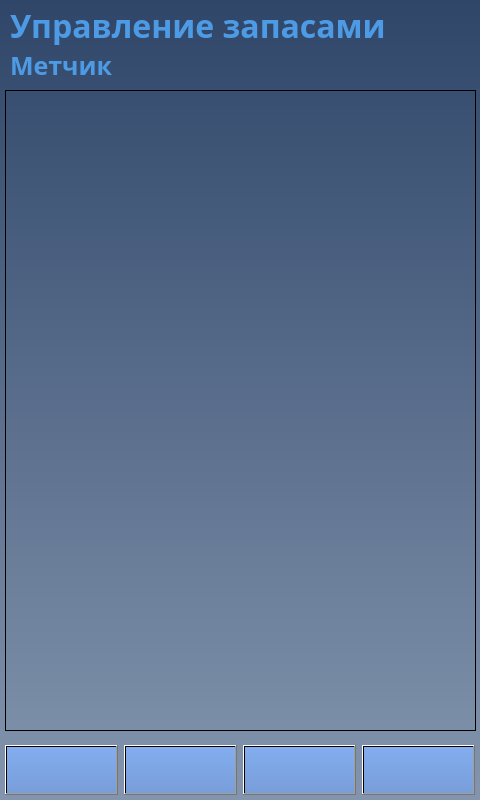
<?xml version="1.0" encoding="UTF-8"?>
<ui version="4.0">
 <class>screen_20_management_tool</class>
 <widget class="QWidget" name="screen_20_management_tool">
  <property name="geometry">
   <rect>
    <x>0</x>
    <y>0</y>
    <width>480</width>
    <height>800</height>
   </rect>
  </property>
  <property name="windowTitle">
   <string>screen_20_management_tool</string>
  </property>
  <property name="styleSheet">
   <string notr="true">background-color: qlineargradient(spread:pad, x1:0.5, y1:0, x2:0.5, y2:1, stop:0 rgba(47, 70, 105, 255), stop:1 rgba(131, 149, 174, 255));</string>
  </property>
  <widget class="QPushButton" name="btn_ok">
   <property name="geometry">
    <rect>
     <x>124</x>
     <y>745</y>
     <width>113</width>
     <height>50</height>
    </rect>
   </property>
   <property name="palette">
    <palette>
     <active>
      <colorrole role="WindowText">
       <brush brushstyle="SolidPattern">
        <color alpha="255">
         <red>0</red>
         <green>49</green>
         <blue>114</blue>
        </color>
       </brush>
      </colorrole>
      <colorrole role="Button">
       <brush brushstyle="LinearGradientPattern">
        <gradient startx="0.500000000000000" starty="0.000000000000000" endx="0.500000000000000" endy="1.000000000000000" type="LinearGradient" spread="PadSpread" coordinatemode="ObjectBoundingMode">
         <gradientstop position="0.000000000000000">
          <color alpha="255">
           <red>131</red>
           <green>173</green>
           <blue>239</blue>
          </color>
         </gradientstop>
         <gradientstop position="1.000000000000000">
          <color alpha="255">
           <red>120</red>
           <green>158</green>
           <blue>217</blue>
          </color>
         </gradientstop>
        </gradient>
       </brush>
      </colorrole>
      <colorrole role="Text">
       <brush brushstyle="SolidPattern">
        <color alpha="255">
         <red>0</red>
         <green>49</green>
         <blue>114</blue>
        </color>
       </brush>
      </colorrole>
      <colorrole role="ButtonText">
       <brush brushstyle="SolidPattern">
        <color alpha="255">
         <red>0</red>
         <green>49</green>
         <blue>114</blue>
        </color>
       </brush>
      </colorrole>
      <colorrole role="Base">
       <brush brushstyle="LinearGradientPattern">
        <gradient startx="0.500000000000000" starty="0.000000000000000" endx="0.500000000000000" endy="1.000000000000000" type="LinearGradient" spread="PadSpread" coordinatemode="ObjectBoundingMode">
         <gradientstop position="0.000000000000000">
          <color alpha="255">
           <red>131</red>
           <green>173</green>
           <blue>239</blue>
          </color>
         </gradientstop>
         <gradientstop position="1.000000000000000">
          <color alpha="255">
           <red>120</red>
           <green>158</green>
           <blue>217</blue>
          </color>
         </gradientstop>
        </gradient>
       </brush>
      </colorrole>
      <colorrole role="Window">
       <brush brushstyle="LinearGradientPattern">
        <gradient startx="0.500000000000000" starty="0.000000000000000" endx="0.500000000000000" endy="1.000000000000000" type="LinearGradient" spread="PadSpread" coordinatemode="ObjectBoundingMode">
         <gradientstop position="0.000000000000000">
          <color alpha="255">
           <red>131</red>
           <green>173</green>
           <blue>239</blue>
          </color>
         </gradientstop>
         <gradientstop position="1.000000000000000">
          <color alpha="255">
           <red>120</red>
           <green>158</green>
           <blue>217</blue>
          </color>
         </gradientstop>
        </gradient>
       </brush>
      </colorrole>
      <colorrole role="PlaceholderText">
       <brush brushstyle="SolidPattern">
        <color alpha="128">
         <red>0</red>
         <green>49</green>
         <blue>114</blue>
        </color>
       </brush>
      </colorrole>
     </active>
     <inactive>
      <colorrole role="WindowText">
       <brush brushstyle="SolidPattern">
        <color alpha="255">
         <red>0</red>
         <green>49</green>
         <blue>114</blue>
        </color>
       </brush>
      </colorrole>
      <colorrole role="Button">
       <brush brushstyle="LinearGradientPattern">
        <gradient startx="0.500000000000000" starty="0.000000000000000" endx="0.500000000000000" endy="1.000000000000000" type="LinearGradient" spread="PadSpread" coordinatemode="ObjectBoundingMode">
         <gradientstop position="0.000000000000000">
          <color alpha="255">
           <red>131</red>
           <green>173</green>
           <blue>239</blue>
          </color>
         </gradientstop>
         <gradientstop position="1.000000000000000">
          <color alpha="255">
           <red>120</red>
           <green>158</green>
           <blue>217</blue>
          </color>
         </gradientstop>
        </gradient>
       </brush>
      </colorrole>
      <colorrole role="Text">
       <brush brushstyle="SolidPattern">
        <color alpha="255">
         <red>0</red>
         <green>49</green>
         <blue>114</blue>
        </color>
       </brush>
      </colorrole>
      <colorrole role="ButtonText">
       <brush brushstyle="SolidPattern">
        <color alpha="255">
         <red>0</red>
         <green>49</green>
         <blue>114</blue>
        </color>
       </brush>
      </colorrole>
      <colorrole role="Base">
       <brush brushstyle="LinearGradientPattern">
        <gradient startx="0.500000000000000" starty="0.000000000000000" endx="0.500000000000000" endy="1.000000000000000" type="LinearGradient" spread="PadSpread" coordinatemode="ObjectBoundingMode">
         <gradientstop position="0.000000000000000">
          <color alpha="255">
           <red>131</red>
           <green>173</green>
           <blue>239</blue>
          </color>
         </gradientstop>
         <gradientstop position="1.000000000000000">
          <color alpha="255">
           <red>120</red>
           <green>158</green>
           <blue>217</blue>
          </color>
         </gradientstop>
        </gradient>
       </brush>
      </colorrole>
      <colorrole role="Window">
       <brush brushstyle="LinearGradientPattern">
        <gradient startx="0.500000000000000" starty="0.000000000000000" endx="0.500000000000000" endy="1.000000000000000" type="LinearGradient" spread="PadSpread" coordinatemode="ObjectBoundingMode">
         <gradientstop position="0.000000000000000">
          <color alpha="255">
           <red>131</red>
           <green>173</green>
           <blue>239</blue>
          </color>
         </gradientstop>
         <gradientstop position="1.000000000000000">
          <color alpha="255">
           <red>120</red>
           <green>158</green>
           <blue>217</blue>
          </color>
         </gradientstop>
        </gradient>
       </brush>
      </colorrole>
      <colorrole role="PlaceholderText">
       <brush brushstyle="SolidPattern">
        <color alpha="128">
         <red>0</red>
         <green>49</green>
         <blue>114</blue>
        </color>
       </brush>
      </colorrole>
     </inactive>
     <disabled>
      <colorrole role="WindowText">
       <brush brushstyle="SolidPattern">
        <color alpha="255">
         <red>0</red>
         <green>49</green>
         <blue>114</blue>
        </color>
       </brush>
      </colorrole>
      <colorrole role="Button">
       <brush brushstyle="LinearGradientPattern">
        <gradient startx="0.500000000000000" starty="0.000000000000000" endx="0.500000000000000" endy="1.000000000000000" type="LinearGradient" spread="PadSpread" coordinatemode="ObjectBoundingMode">
         <gradientstop position="0.000000000000000">
          <color alpha="255">
           <red>131</red>
           <green>173</green>
           <blue>239</blue>
          </color>
         </gradientstop>
         <gradientstop position="1.000000000000000">
          <color alpha="255">
           <red>120</red>
           <green>158</green>
           <blue>217</blue>
          </color>
         </gradientstop>
        </gradient>
       </brush>
      </colorrole>
      <colorrole role="Text">
       <brush brushstyle="SolidPattern">
        <color alpha="255">
         <red>0</red>
         <green>49</green>
         <blue>114</blue>
        </color>
       </brush>
      </colorrole>
      <colorrole role="ButtonText">
       <brush brushstyle="SolidPattern">
        <color alpha="255">
         <red>0</red>
         <green>49</green>
         <blue>114</blue>
        </color>
       </brush>
      </colorrole>
      <colorrole role="Base">
       <brush brushstyle="LinearGradientPattern">
        <gradient startx="0.500000000000000" starty="0.000000000000000" endx="0.500000000000000" endy="1.000000000000000" type="LinearGradient" spread="PadSpread" coordinatemode="ObjectBoundingMode">
         <gradientstop position="0.000000000000000">
          <color alpha="255">
           <red>131</red>
           <green>173</green>
           <blue>239</blue>
          </color>
         </gradientstop>
         <gradientstop position="1.000000000000000">
          <color alpha="255">
           <red>120</red>
           <green>158</green>
           <blue>217</blue>
          </color>
         </gradientstop>
        </gradient>
       </brush>
      </colorrole>
      <colorrole role="Window">
       <brush brushstyle="LinearGradientPattern">
        <gradient startx="0.500000000000000" starty="0.000000000000000" endx="0.500000000000000" endy="1.000000000000000" type="LinearGradient" spread="PadSpread" coordinatemode="ObjectBoundingMode">
         <gradientstop position="0.000000000000000">
          <color alpha="255">
           <red>131</red>
           <green>173</green>
           <blue>239</blue>
          </color>
         </gradientstop>
         <gradientstop position="1.000000000000000">
          <color alpha="255">
           <red>120</red>
           <green>158</green>
           <blue>217</blue>
          </color>
         </gradientstop>
        </gradient>
       </brush>
      </colorrole>
      <colorrole role="PlaceholderText">
       <brush brushstyle="SolidPattern">
        <color alpha="128">
         <red>0</red>
         <green>49</green>
         <blue>114</blue>
        </color>
       </brush>
      </colorrole>
     </disabled>
    </palette>
   </property>
   <property name="font">
    <font>
     <family>Arial Black</family>
     <pointsize>20</pointsize>
     <bold>true</bold>
    </font>
   </property>
   <property name="contextMenuPolicy">
    <enum>Qt::DefaultContextMenu</enum>
   </property>
   <property name="layoutDirection">
    <enum>Qt::LeftToRight</enum>
   </property>
   <property name="styleSheet">
    <string notr="true">background-color: qlineargradient(spread:pad, x1:0.5, y1:0, x2:0.5, y2:1, stop:0 rgba(131, 173, 239, 255), stop:1 rgba(120, 158, 217, 255));
color: rgb(0, 49, 114);</string>
   </property>
   <property name="text">
    <string/>
   </property>
   <property name="icon">
    <iconset resource="../img/resources.qrc">
     <normaloff>:/icons/ok.png</normaloff>:/icons/ok.png</iconset>
   </property>
   <property name="iconSize">
    <size>
     <width>51</width>
     <height>51</height>
    </size>
   </property>
  </widget>
  <widget class="QPushButton" name="btn_up">
   <property name="geometry">
    <rect>
     <x>5</x>
     <y>745</y>
     <width>113</width>
     <height>50</height>
    </rect>
   </property>
   <property name="palette">
    <palette>
     <active>
      <colorrole role="WindowText">
       <brush brushstyle="SolidPattern">
        <color alpha="255">
         <red>0</red>
         <green>49</green>
         <blue>114</blue>
        </color>
       </brush>
      </colorrole>
      <colorrole role="Button">
       <brush brushstyle="LinearGradientPattern">
        <gradient startx="0.500000000000000" starty="0.000000000000000" endx="0.500000000000000" endy="1.000000000000000" type="LinearGradient" spread="PadSpread" coordinatemode="ObjectBoundingMode">
         <gradientstop position="0.000000000000000">
          <color alpha="255">
           <red>131</red>
           <green>173</green>
           <blue>239</blue>
          </color>
         </gradientstop>
         <gradientstop position="1.000000000000000">
          <color alpha="255">
           <red>120</red>
           <green>158</green>
           <blue>217</blue>
          </color>
         </gradientstop>
        </gradient>
       </brush>
      </colorrole>
      <colorrole role="Text">
       <brush brushstyle="SolidPattern">
        <color alpha="255">
         <red>0</red>
         <green>49</green>
         <blue>114</blue>
        </color>
       </brush>
      </colorrole>
      <colorrole role="ButtonText">
       <brush brushstyle="SolidPattern">
        <color alpha="255">
         <red>0</red>
         <green>49</green>
         <blue>114</blue>
        </color>
       </brush>
      </colorrole>
      <colorrole role="Base">
       <brush brushstyle="LinearGradientPattern">
        <gradient startx="0.500000000000000" starty="0.000000000000000" endx="0.500000000000000" endy="1.000000000000000" type="LinearGradient" spread="PadSpread" coordinatemode="ObjectBoundingMode">
         <gradientstop position="0.000000000000000">
          <color alpha="255">
           <red>131</red>
           <green>173</green>
           <blue>239</blue>
          </color>
         </gradientstop>
         <gradientstop position="1.000000000000000">
          <color alpha="255">
           <red>120</red>
           <green>158</green>
           <blue>217</blue>
          </color>
         </gradientstop>
        </gradient>
       </brush>
      </colorrole>
      <colorrole role="Window">
       <brush brushstyle="LinearGradientPattern">
        <gradient startx="0.500000000000000" starty="0.000000000000000" endx="0.500000000000000" endy="1.000000000000000" type="LinearGradient" spread="PadSpread" coordinatemode="ObjectBoundingMode">
         <gradientstop position="0.000000000000000">
          <color alpha="255">
           <red>131</red>
           <green>173</green>
           <blue>239</blue>
          </color>
         </gradientstop>
         <gradientstop position="1.000000000000000">
          <color alpha="255">
           <red>120</red>
           <green>158</green>
           <blue>217</blue>
          </color>
         </gradientstop>
        </gradient>
       </brush>
      </colorrole>
      <colorrole role="PlaceholderText">
       <brush brushstyle="SolidPattern">
        <color alpha="128">
         <red>0</red>
         <green>49</green>
         <blue>114</blue>
        </color>
       </brush>
      </colorrole>
     </active>
     <inactive>
      <colorrole role="WindowText">
       <brush brushstyle="SolidPattern">
        <color alpha="255">
         <red>0</red>
         <green>49</green>
         <blue>114</blue>
        </color>
       </brush>
      </colorrole>
      <colorrole role="Button">
       <brush brushstyle="LinearGradientPattern">
        <gradient startx="0.500000000000000" starty="0.000000000000000" endx="0.500000000000000" endy="1.000000000000000" type="LinearGradient" spread="PadSpread" coordinatemode="ObjectBoundingMode">
         <gradientstop position="0.000000000000000">
          <color alpha="255">
           <red>131</red>
           <green>173</green>
           <blue>239</blue>
          </color>
         </gradientstop>
         <gradientstop position="1.000000000000000">
          <color alpha="255">
           <red>120</red>
           <green>158</green>
           <blue>217</blue>
          </color>
         </gradientstop>
        </gradient>
       </brush>
      </colorrole>
      <colorrole role="Text">
       <brush brushstyle="SolidPattern">
        <color alpha="255">
         <red>0</red>
         <green>49</green>
         <blue>114</blue>
        </color>
       </brush>
      </colorrole>
      <colorrole role="ButtonText">
       <brush brushstyle="SolidPattern">
        <color alpha="255">
         <red>0</red>
         <green>49</green>
         <blue>114</blue>
        </color>
       </brush>
      </colorrole>
      <colorrole role="Base">
       <brush brushstyle="LinearGradientPattern">
        <gradient startx="0.500000000000000" starty="0.000000000000000" endx="0.500000000000000" endy="1.000000000000000" type="LinearGradient" spread="PadSpread" coordinatemode="ObjectBoundingMode">
         <gradientstop position="0.000000000000000">
          <color alpha="255">
           <red>131</red>
           <green>173</green>
           <blue>239</blue>
          </color>
         </gradientstop>
         <gradientstop position="1.000000000000000">
          <color alpha="255">
           <red>120</red>
           <green>158</green>
           <blue>217</blue>
          </color>
         </gradientstop>
        </gradient>
       </brush>
      </colorrole>
      <colorrole role="Window">
       <brush brushstyle="LinearGradientPattern">
        <gradient startx="0.500000000000000" starty="0.000000000000000" endx="0.500000000000000" endy="1.000000000000000" type="LinearGradient" spread="PadSpread" coordinatemode="ObjectBoundingMode">
         <gradientstop position="0.000000000000000">
          <color alpha="255">
           <red>131</red>
           <green>173</green>
           <blue>239</blue>
          </color>
         </gradientstop>
         <gradientstop position="1.000000000000000">
          <color alpha="255">
           <red>120</red>
           <green>158</green>
           <blue>217</blue>
          </color>
         </gradientstop>
        </gradient>
       </brush>
      </colorrole>
      <colorrole role="PlaceholderText">
       <brush brushstyle="SolidPattern">
        <color alpha="128">
         <red>0</red>
         <green>49</green>
         <blue>114</blue>
        </color>
       </brush>
      </colorrole>
     </inactive>
     <disabled>
      <colorrole role="WindowText">
       <brush brushstyle="SolidPattern">
        <color alpha="255">
         <red>0</red>
         <green>49</green>
         <blue>114</blue>
        </color>
       </brush>
      </colorrole>
      <colorrole role="Button">
       <brush brushstyle="LinearGradientPattern">
        <gradient startx="0.500000000000000" starty="0.000000000000000" endx="0.500000000000000" endy="1.000000000000000" type="LinearGradient" spread="PadSpread" coordinatemode="ObjectBoundingMode">
         <gradientstop position="0.000000000000000">
          <color alpha="255">
           <red>131</red>
           <green>173</green>
           <blue>239</blue>
          </color>
         </gradientstop>
         <gradientstop position="1.000000000000000">
          <color alpha="255">
           <red>120</red>
           <green>158</green>
           <blue>217</blue>
          </color>
         </gradientstop>
        </gradient>
       </brush>
      </colorrole>
      <colorrole role="Text">
       <brush brushstyle="SolidPattern">
        <color alpha="255">
         <red>0</red>
         <green>49</green>
         <blue>114</blue>
        </color>
       </brush>
      </colorrole>
      <colorrole role="ButtonText">
       <brush brushstyle="SolidPattern">
        <color alpha="255">
         <red>0</red>
         <green>49</green>
         <blue>114</blue>
        </color>
       </brush>
      </colorrole>
      <colorrole role="Base">
       <brush brushstyle="LinearGradientPattern">
        <gradient startx="0.500000000000000" starty="0.000000000000000" endx="0.500000000000000" endy="1.000000000000000" type="LinearGradient" spread="PadSpread" coordinatemode="ObjectBoundingMode">
         <gradientstop position="0.000000000000000">
          <color alpha="255">
           <red>131</red>
           <green>173</green>
           <blue>239</blue>
          </color>
         </gradientstop>
         <gradientstop position="1.000000000000000">
          <color alpha="255">
           <red>120</red>
           <green>158</green>
           <blue>217</blue>
          </color>
         </gradientstop>
        </gradient>
       </brush>
      </colorrole>
      <colorrole role="Window">
       <brush brushstyle="LinearGradientPattern">
        <gradient startx="0.500000000000000" starty="0.000000000000000" endx="0.500000000000000" endy="1.000000000000000" type="LinearGradient" spread="PadSpread" coordinatemode="ObjectBoundingMode">
         <gradientstop position="0.000000000000000">
          <color alpha="255">
           <red>131</red>
           <green>173</green>
           <blue>239</blue>
          </color>
         </gradientstop>
         <gradientstop position="1.000000000000000">
          <color alpha="255">
           <red>120</red>
           <green>158</green>
           <blue>217</blue>
          </color>
         </gradientstop>
        </gradient>
       </brush>
      </colorrole>
      <colorrole role="PlaceholderText">
       <brush brushstyle="SolidPattern">
        <color alpha="128">
         <red>0</red>
         <green>49</green>
         <blue>114</blue>
        </color>
       </brush>
      </colorrole>
     </disabled>
    </palette>
   </property>
   <property name="font">
    <font>
     <family>Arial Black</family>
     <pointsize>20</pointsize>
     <bold>true</bold>
    </font>
   </property>
   <property name="contextMenuPolicy">
    <enum>Qt::DefaultContextMenu</enum>
   </property>
   <property name="layoutDirection">
    <enum>Qt::LeftToRight</enum>
   </property>
   <property name="styleSheet">
    <string notr="true">background-color: qlineargradient(spread:pad, x1:0.5, y1:0, x2:0.5, y2:1, stop:0 rgba(131, 173, 239, 255), stop:1 rgba(120, 158, 217, 255));
color: rgb(0, 49, 114);</string>
   </property>
   <property name="text">
    <string/>
   </property>
   <property name="icon">
    <iconset resource="../img/resources.qrc">
     <normaloff>:/icons/up.png</normaloff>:/icons/up.png</iconset>
   </property>
   <property name="iconSize">
    <size>
     <width>51</width>
     <height>51</height>
    </size>
   </property>
  </widget>
  <widget class="QListWidget" name="listWidget">
   <property name="enabled">
    <bool>true</bool>
   </property>
   <property name="geometry">
    <rect>
     <x>5</x>
     <y>90</y>
     <width>471</width>
     <height>641</height>
    </rect>
   </property>
   <property name="whatsThis">
    <string>&lt;html&gt;&lt;head/&gt;&lt;body&gt;&lt;p&gt;&lt;br/&gt;&lt;/p&gt;&lt;/body&gt;&lt;/html&gt;</string>
   </property>
   <property name="styleSheet">
    <string notr="true">background-color: qlineargradient(spread:pad, x1:0, y1:0, x2:1, y2:0, stop:0 rgba(0, 0, 0, 0), stop:1 rgba(255, 255, 255, 0));</string>
   </property>
  </widget>
  <widget class="QPushButton" name="btn_back">
   <property name="geometry">
    <rect>
     <x>243</x>
     <y>745</y>
     <width>113</width>
     <height>50</height>
    </rect>
   </property>
   <property name="palette">
    <palette>
     <active>
      <colorrole role="WindowText">
       <brush brushstyle="SolidPattern">
        <color alpha="255">
         <red>0</red>
         <green>49</green>
         <blue>114</blue>
        </color>
       </brush>
      </colorrole>
      <colorrole role="Button">
       <brush brushstyle="LinearGradientPattern">
        <gradient startx="0.500000000000000" starty="0.000000000000000" endx="0.500000000000000" endy="1.000000000000000" type="LinearGradient" spread="PadSpread" coordinatemode="ObjectBoundingMode">
         <gradientstop position="0.000000000000000">
          <color alpha="255">
           <red>131</red>
           <green>173</green>
           <blue>239</blue>
          </color>
         </gradientstop>
         <gradientstop position="1.000000000000000">
          <color alpha="255">
           <red>120</red>
           <green>158</green>
           <blue>217</blue>
          </color>
         </gradientstop>
        </gradient>
       </brush>
      </colorrole>
      <colorrole role="Text">
       <brush brushstyle="SolidPattern">
        <color alpha="255">
         <red>0</red>
         <green>49</green>
         <blue>114</blue>
        </color>
       </brush>
      </colorrole>
      <colorrole role="ButtonText">
       <brush brushstyle="SolidPattern">
        <color alpha="255">
         <red>0</red>
         <green>49</green>
         <blue>114</blue>
        </color>
       </brush>
      </colorrole>
      <colorrole role="Base">
       <brush brushstyle="LinearGradientPattern">
        <gradient startx="0.500000000000000" starty="0.000000000000000" endx="0.500000000000000" endy="1.000000000000000" type="LinearGradient" spread="PadSpread" coordinatemode="ObjectBoundingMode">
         <gradientstop position="0.000000000000000">
          <color alpha="255">
           <red>131</red>
           <green>173</green>
           <blue>239</blue>
          </color>
         </gradientstop>
         <gradientstop position="1.000000000000000">
          <color alpha="255">
           <red>120</red>
           <green>158</green>
           <blue>217</blue>
          </color>
         </gradientstop>
        </gradient>
       </brush>
      </colorrole>
      <colorrole role="Window">
       <brush brushstyle="LinearGradientPattern">
        <gradient startx="0.500000000000000" starty="0.000000000000000" endx="0.500000000000000" endy="1.000000000000000" type="LinearGradient" spread="PadSpread" coordinatemode="ObjectBoundingMode">
         <gradientstop position="0.000000000000000">
          <color alpha="255">
           <red>131</red>
           <green>173</green>
           <blue>239</blue>
          </color>
         </gradientstop>
         <gradientstop position="1.000000000000000">
          <color alpha="255">
           <red>120</red>
           <green>158</green>
           <blue>217</blue>
          </color>
         </gradientstop>
        </gradient>
       </brush>
      </colorrole>
      <colorrole role="PlaceholderText">
       <brush brushstyle="SolidPattern">
        <color alpha="128">
         <red>0</red>
         <green>49</green>
         <blue>114</blue>
        </color>
       </brush>
      </colorrole>
     </active>
     <inactive>
      <colorrole role="WindowText">
       <brush brushstyle="SolidPattern">
        <color alpha="255">
         <red>0</red>
         <green>49</green>
         <blue>114</blue>
        </color>
       </brush>
      </colorrole>
      <colorrole role="Button">
       <brush brushstyle="LinearGradientPattern">
        <gradient startx="0.500000000000000" starty="0.000000000000000" endx="0.500000000000000" endy="1.000000000000000" type="LinearGradient" spread="PadSpread" coordinatemode="ObjectBoundingMode">
         <gradientstop position="0.000000000000000">
          <color alpha="255">
           <red>131</red>
           <green>173</green>
           <blue>239</blue>
          </color>
         </gradientstop>
         <gradientstop position="1.000000000000000">
          <color alpha="255">
           <red>120</red>
           <green>158</green>
           <blue>217</blue>
          </color>
         </gradientstop>
        </gradient>
       </brush>
      </colorrole>
      <colorrole role="Text">
       <brush brushstyle="SolidPattern">
        <color alpha="255">
         <red>0</red>
         <green>49</green>
         <blue>114</blue>
        </color>
       </brush>
      </colorrole>
      <colorrole role="ButtonText">
       <brush brushstyle="SolidPattern">
        <color alpha="255">
         <red>0</red>
         <green>49</green>
         <blue>114</blue>
        </color>
       </brush>
      </colorrole>
      <colorrole role="Base">
       <brush brushstyle="LinearGradientPattern">
        <gradient startx="0.500000000000000" starty="0.000000000000000" endx="0.500000000000000" endy="1.000000000000000" type="LinearGradient" spread="PadSpread" coordinatemode="ObjectBoundingMode">
         <gradientstop position="0.000000000000000">
          <color alpha="255">
           <red>131</red>
           <green>173</green>
           <blue>239</blue>
          </color>
         </gradientstop>
         <gradientstop position="1.000000000000000">
          <color alpha="255">
           <red>120</red>
           <green>158</green>
           <blue>217</blue>
          </color>
         </gradientstop>
        </gradient>
       </brush>
      </colorrole>
      <colorrole role="Window">
       <brush brushstyle="LinearGradientPattern">
        <gradient startx="0.500000000000000" starty="0.000000000000000" endx="0.500000000000000" endy="1.000000000000000" type="LinearGradient" spread="PadSpread" coordinatemode="ObjectBoundingMode">
         <gradientstop position="0.000000000000000">
          <color alpha="255">
           <red>131</red>
           <green>173</green>
           <blue>239</blue>
          </color>
         </gradientstop>
         <gradientstop position="1.000000000000000">
          <color alpha="255">
           <red>120</red>
           <green>158</green>
           <blue>217</blue>
          </color>
         </gradientstop>
        </gradient>
       </brush>
      </colorrole>
      <colorrole role="PlaceholderText">
       <brush brushstyle="SolidPattern">
        <color alpha="128">
         <red>0</red>
         <green>49</green>
         <blue>114</blue>
        </color>
       </brush>
      </colorrole>
     </inactive>
     <disabled>
      <colorrole role="WindowText">
       <brush brushstyle="SolidPattern">
        <color alpha="255">
         <red>0</red>
         <green>49</green>
         <blue>114</blue>
        </color>
       </brush>
      </colorrole>
      <colorrole role="Button">
       <brush brushstyle="LinearGradientPattern">
        <gradient startx="0.500000000000000" starty="0.000000000000000" endx="0.500000000000000" endy="1.000000000000000" type="LinearGradient" spread="PadSpread" coordinatemode="ObjectBoundingMode">
         <gradientstop position="0.000000000000000">
          <color alpha="255">
           <red>131</red>
           <green>173</green>
           <blue>239</blue>
          </color>
         </gradientstop>
         <gradientstop position="1.000000000000000">
          <color alpha="255">
           <red>120</red>
           <green>158</green>
           <blue>217</blue>
          </color>
         </gradientstop>
        </gradient>
       </brush>
      </colorrole>
      <colorrole role="Text">
       <brush brushstyle="SolidPattern">
        <color alpha="255">
         <red>0</red>
         <green>49</green>
         <blue>114</blue>
        </color>
       </brush>
      </colorrole>
      <colorrole role="ButtonText">
       <brush brushstyle="SolidPattern">
        <color alpha="255">
         <red>0</red>
         <green>49</green>
         <blue>114</blue>
        </color>
       </brush>
      </colorrole>
      <colorrole role="Base">
       <brush brushstyle="LinearGradientPattern">
        <gradient startx="0.500000000000000" starty="0.000000000000000" endx="0.500000000000000" endy="1.000000000000000" type="LinearGradient" spread="PadSpread" coordinatemode="ObjectBoundingMode">
         <gradientstop position="0.000000000000000">
          <color alpha="255">
           <red>131</red>
           <green>173</green>
           <blue>239</blue>
          </color>
         </gradientstop>
         <gradientstop position="1.000000000000000">
          <color alpha="255">
           <red>120</red>
           <green>158</green>
           <blue>217</blue>
          </color>
         </gradientstop>
        </gradient>
       </brush>
      </colorrole>
      <colorrole role="Window">
       <brush brushstyle="LinearGradientPattern">
        <gradient startx="0.500000000000000" starty="0.000000000000000" endx="0.500000000000000" endy="1.000000000000000" type="LinearGradient" spread="PadSpread" coordinatemode="ObjectBoundingMode">
         <gradientstop position="0.000000000000000">
          <color alpha="255">
           <red>131</red>
           <green>173</green>
           <blue>239</blue>
          </color>
         </gradientstop>
         <gradientstop position="1.000000000000000">
          <color alpha="255">
           <red>120</red>
           <green>158</green>
           <blue>217</blue>
          </color>
         </gradientstop>
        </gradient>
       </brush>
      </colorrole>
      <colorrole role="PlaceholderText">
       <brush brushstyle="SolidPattern">
        <color alpha="128">
         <red>0</red>
         <green>49</green>
         <blue>114</blue>
        </color>
       </brush>
      </colorrole>
     </disabled>
    </palette>
   </property>
   <property name="font">
    <font>
     <family>Arial Black</family>
     <pointsize>20</pointsize>
     <bold>true</bold>
    </font>
   </property>
   <property name="contextMenuPolicy">
    <enum>Qt::DefaultContextMenu</enum>
   </property>
   <property name="layoutDirection">
    <enum>Qt::LeftToRight</enum>
   </property>
   <property name="styleSheet">
    <string notr="true">background-color: qlineargradient(spread:pad, x1:0.5, y1:0, x2:0.5, y2:1, stop:0 rgba(131, 173, 239, 255), stop:1 rgba(120, 158, 217, 255));
color: rgb(0, 49, 114);</string>
   </property>
   <property name="text">
    <string/>
   </property>
   <property name="icon">
    <iconset>
     <normalon>:/icons/back.png</normalon>
    </iconset>
   </property>
   <property name="iconSize">
    <size>
     <width>51</width>
     <height>51</height>
    </size>
   </property>
  </widget>
  <widget class="QLabel" name="lbl_info">
   <property name="enabled">
    <bool>true</bool>
   </property>
   <property name="geometry">
    <rect>
     <x>10</x>
     <y>5</y>
     <width>411</width>
     <height>40</height>
    </rect>
   </property>
   <property name="font">
    <font>
     <family>Arial Black</family>
     <pointsize>24</pointsize>
     <bold>true</bold>
    </font>
   </property>
   <property name="layoutDirection">
    <enum>Qt::LeftToRight</enum>
   </property>
   <property name="styleSheet">
    <string notr="true">color: rgb(78, 155, 229);
background-color: qlineargradient(spread:pad, x1:0, y1:0, x2:1, y2:0, stop:0 rgba(0, 0, 0, 0), stop:1 rgba(255, 255, 255, 0));</string>
   </property>
   <property name="text">
    <string>Управление запасами</string>
   </property>
  </widget>
  <widget class="QLabel" name="lbl_name_group">
   <property name="enabled">
    <bool>true</bool>
   </property>
   <property name="geometry">
    <rect>
     <x>10</x>
     <y>45</y>
     <width>461</width>
     <height>40</height>
    </rect>
   </property>
   <property name="font">
    <font>
     <family>Arial Black</family>
     <pointsize>19</pointsize>
     <bold>true</bold>
    </font>
   </property>
   <property name="layoutDirection">
    <enum>Qt::LeftToRight</enum>
   </property>
   <property name="styleSheet">
    <string notr="true">color: rgb(78, 155, 229);
background-color: qlineargradient(spread:pad, x1:0, y1:0, x2:1, y2:0, stop:0 rgba(0, 0, 0, 0), stop:1 rgba(255, 255, 255, 0));</string>
   </property>
   <property name="text">
    <string>Метчик</string>
   </property>
  </widget>
  <widget class="QPushButton" name="btn_down">
   <property name="geometry">
    <rect>
     <x>362</x>
     <y>745</y>
     <width>113</width>
     <height>50</height>
    </rect>
   </property>
   <property name="palette">
    <palette>
     <active>
      <colorrole role="WindowText">
       <brush brushstyle="SolidPattern">
        <color alpha="255">
         <red>0</red>
         <green>49</green>
         <blue>114</blue>
        </color>
       </brush>
      </colorrole>
      <colorrole role="Button">
       <brush brushstyle="LinearGradientPattern">
        <gradient startx="0.500000000000000" starty="0.000000000000000" endx="0.500000000000000" endy="1.000000000000000" type="LinearGradient" spread="PadSpread" coordinatemode="ObjectBoundingMode">
         <gradientstop position="0.000000000000000">
          <color alpha="255">
           <red>131</red>
           <green>173</green>
           <blue>239</blue>
          </color>
         </gradientstop>
         <gradientstop position="1.000000000000000">
          <color alpha="255">
           <red>120</red>
           <green>158</green>
           <blue>217</blue>
          </color>
         </gradientstop>
        </gradient>
       </brush>
      </colorrole>
      <colorrole role="Text">
       <brush brushstyle="SolidPattern">
        <color alpha="255">
         <red>0</red>
         <green>49</green>
         <blue>114</blue>
        </color>
       </brush>
      </colorrole>
      <colorrole role="ButtonText">
       <brush brushstyle="SolidPattern">
        <color alpha="255">
         <red>0</red>
         <green>49</green>
         <blue>114</blue>
        </color>
       </brush>
      </colorrole>
      <colorrole role="Base">
       <brush brushstyle="LinearGradientPattern">
        <gradient startx="0.500000000000000" starty="0.000000000000000" endx="0.500000000000000" endy="1.000000000000000" type="LinearGradient" spread="PadSpread" coordinatemode="ObjectBoundingMode">
         <gradientstop position="0.000000000000000">
          <color alpha="255">
           <red>131</red>
           <green>173</green>
           <blue>239</blue>
          </color>
         </gradientstop>
         <gradientstop position="1.000000000000000">
          <color alpha="255">
           <red>120</red>
           <green>158</green>
           <blue>217</blue>
          </color>
         </gradientstop>
        </gradient>
       </brush>
      </colorrole>
      <colorrole role="Window">
       <brush brushstyle="LinearGradientPattern">
        <gradient startx="0.500000000000000" starty="0.000000000000000" endx="0.500000000000000" endy="1.000000000000000" type="LinearGradient" spread="PadSpread" coordinatemode="ObjectBoundingMode">
         <gradientstop position="0.000000000000000">
          <color alpha="255">
           <red>131</red>
           <green>173</green>
           <blue>239</blue>
          </color>
         </gradientstop>
         <gradientstop position="1.000000000000000">
          <color alpha="255">
           <red>120</red>
           <green>158</green>
           <blue>217</blue>
          </color>
         </gradientstop>
        </gradient>
       </brush>
      </colorrole>
      <colorrole role="PlaceholderText">
       <brush brushstyle="SolidPattern">
        <color alpha="128">
         <red>0</red>
         <green>49</green>
         <blue>114</blue>
        </color>
       </brush>
      </colorrole>
     </active>
     <inactive>
      <colorrole role="WindowText">
       <brush brushstyle="SolidPattern">
        <color alpha="255">
         <red>0</red>
         <green>49</green>
         <blue>114</blue>
        </color>
       </brush>
      </colorrole>
      <colorrole role="Button">
       <brush brushstyle="LinearGradientPattern">
        <gradient startx="0.500000000000000" starty="0.000000000000000" endx="0.500000000000000" endy="1.000000000000000" type="LinearGradient" spread="PadSpread" coordinatemode="ObjectBoundingMode">
         <gradientstop position="0.000000000000000">
          <color alpha="255">
           <red>131</red>
           <green>173</green>
           <blue>239</blue>
          </color>
         </gradientstop>
         <gradientstop position="1.000000000000000">
          <color alpha="255">
           <red>120</red>
           <green>158</green>
           <blue>217</blue>
          </color>
         </gradientstop>
        </gradient>
       </brush>
      </colorrole>
      <colorrole role="Text">
       <brush brushstyle="SolidPattern">
        <color alpha="255">
         <red>0</red>
         <green>49</green>
         <blue>114</blue>
        </color>
       </brush>
      </colorrole>
      <colorrole role="ButtonText">
       <brush brushstyle="SolidPattern">
        <color alpha="255">
         <red>0</red>
         <green>49</green>
         <blue>114</blue>
        </color>
       </brush>
      </colorrole>
      <colorrole role="Base">
       <brush brushstyle="LinearGradientPattern">
        <gradient startx="0.500000000000000" starty="0.000000000000000" endx="0.500000000000000" endy="1.000000000000000" type="LinearGradient" spread="PadSpread" coordinatemode="ObjectBoundingMode">
         <gradientstop position="0.000000000000000">
          <color alpha="255">
           <red>131</red>
           <green>173</green>
           <blue>239</blue>
          </color>
         </gradientstop>
         <gradientstop position="1.000000000000000">
          <color alpha="255">
           <red>120</red>
           <green>158</green>
           <blue>217</blue>
          </color>
         </gradientstop>
        </gradient>
       </brush>
      </colorrole>
      <colorrole role="Window">
       <brush brushstyle="LinearGradientPattern">
        <gradient startx="0.500000000000000" starty="0.000000000000000" endx="0.500000000000000" endy="1.000000000000000" type="LinearGradient" spread="PadSpread" coordinatemode="ObjectBoundingMode">
         <gradientstop position="0.000000000000000">
          <color alpha="255">
           <red>131</red>
           <green>173</green>
           <blue>239</blue>
          </color>
         </gradientstop>
         <gradientstop position="1.000000000000000">
          <color alpha="255">
           <red>120</red>
           <green>158</green>
           <blue>217</blue>
          </color>
         </gradientstop>
        </gradient>
       </brush>
      </colorrole>
      <colorrole role="PlaceholderText">
       <brush brushstyle="SolidPattern">
        <color alpha="128">
         <red>0</red>
         <green>49</green>
         <blue>114</blue>
        </color>
       </brush>
      </colorrole>
     </inactive>
     <disabled>
      <colorrole role="WindowText">
       <brush brushstyle="SolidPattern">
        <color alpha="255">
         <red>0</red>
         <green>49</green>
         <blue>114</blue>
        </color>
       </brush>
      </colorrole>
      <colorrole role="Button">
       <brush brushstyle="LinearGradientPattern">
        <gradient startx="0.500000000000000" starty="0.000000000000000" endx="0.500000000000000" endy="1.000000000000000" type="LinearGradient" spread="PadSpread" coordinatemode="ObjectBoundingMode">
         <gradientstop position="0.000000000000000">
          <color alpha="255">
           <red>131</red>
           <green>173</green>
           <blue>239</blue>
          </color>
         </gradientstop>
         <gradientstop position="1.000000000000000">
          <color alpha="255">
           <red>120</red>
           <green>158</green>
           <blue>217</blue>
          </color>
         </gradientstop>
        </gradient>
       </brush>
      </colorrole>
      <colorrole role="Text">
       <brush brushstyle="SolidPattern">
        <color alpha="255">
         <red>0</red>
         <green>49</green>
         <blue>114</blue>
        </color>
       </brush>
      </colorrole>
      <colorrole role="ButtonText">
       <brush brushstyle="SolidPattern">
        <color alpha="255">
         <red>0</red>
         <green>49</green>
         <blue>114</blue>
        </color>
       </brush>
      </colorrole>
      <colorrole role="Base">
       <brush brushstyle="LinearGradientPattern">
        <gradient startx="0.500000000000000" starty="0.000000000000000" endx="0.500000000000000" endy="1.000000000000000" type="LinearGradient" spread="PadSpread" coordinatemode="ObjectBoundingMode">
         <gradientstop position="0.000000000000000">
          <color alpha="255">
           <red>131</red>
           <green>173</green>
           <blue>239</blue>
          </color>
         </gradientstop>
         <gradientstop position="1.000000000000000">
          <color alpha="255">
           <red>120</red>
           <green>158</green>
           <blue>217</blue>
          </color>
         </gradientstop>
        </gradient>
       </brush>
      </colorrole>
      <colorrole role="Window">
       <brush brushstyle="LinearGradientPattern">
        <gradient startx="0.500000000000000" starty="0.000000000000000" endx="0.500000000000000" endy="1.000000000000000" type="LinearGradient" spread="PadSpread" coordinatemode="ObjectBoundingMode">
         <gradientstop position="0.000000000000000">
          <color alpha="255">
           <red>131</red>
           <green>173</green>
           <blue>239</blue>
          </color>
         </gradientstop>
         <gradientstop position="1.000000000000000">
          <color alpha="255">
           <red>120</red>
           <green>158</green>
           <blue>217</blue>
          </color>
         </gradientstop>
        </gradient>
       </brush>
      </colorrole>
      <colorrole role="PlaceholderText">
       <brush brushstyle="SolidPattern">
        <color alpha="128">
         <red>0</red>
         <green>49</green>
         <blue>114</blue>
        </color>
       </brush>
      </colorrole>
     </disabled>
    </palette>
   </property>
   <property name="font">
    <font>
     <family>Arial Black</family>
     <pointsize>20</pointsize>
     <bold>true</bold>
    </font>
   </property>
   <property name="contextMenuPolicy">
    <enum>Qt::DefaultContextMenu</enum>
   </property>
   <property name="layoutDirection">
    <enum>Qt::LeftToRight</enum>
   </property>
   <property name="styleSheet">
    <string notr="true">background-color: qlineargradient(spread:pad, x1:0.5, y1:0, x2:0.5, y2:1, stop:0 rgba(131, 173, 239, 255), stop:1 rgba(120, 158, 217, 255));
color: rgb(0, 49, 114);</string>
   </property>
   <property name="text">
    <string/>
   </property>
   <property name="icon">
    <iconset resource="../img/resources.qrc">
     <normaloff>:/icons/down.png</normaloff>:/icons/down.png</iconset>
   </property>
   <property name="iconSize">
    <size>
     <width>51</width>
     <height>51</height>
    </size>
   </property>
  </widget>
 </widget>
 <resources>
  <include location="../img/resources.qrc"/>
 </resources>
 <connections/>
</ui>
